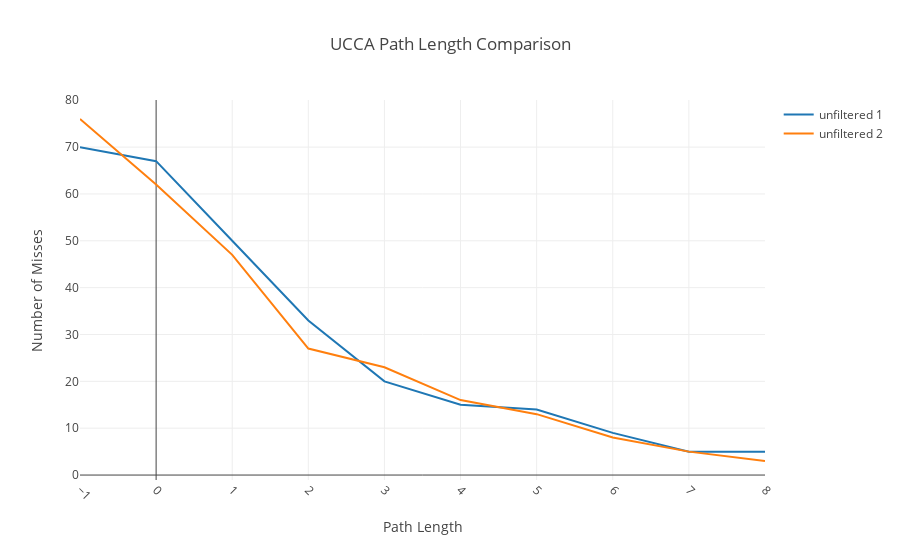

Notebook source saved alongside this figure:
### Code cell
scatter1 = go.Scatter(
        x=[i for i in range(-1,10)], 
        y=[filtered_only_misses_by_ucca_dict['total'].get(i, 0) for i in range(10)],
        mode='lines',
        name='unfiltered 1'
    )

scatter2= go.Scatter(
    x=[i for i in range(-1,10)], 
    y=[unfiltered_only_misses_by_ucca_dict['total'].get(i, 0) for i in range(10)],
    mode='lines',
    name='unfiltered 2'
)


layout = go.Layout(
    title='UCCA Path Length Comparison',
    xaxis_title="Path Length",
    yaxis_title="Number of Misses",        
    barmode='overlay',
    width=900,
    xaxis = go.layout.XAxis(
        tickangle = 45,
        automargin = True
        
    )
    
        
)

fig = go.Figure(data=[scatter1,scatter2], layout=layout)


fig.show()

### Figure 1 — Plotly figure (JSON) as saved in the notebook; plotly's stock layout.template omitted (floating-point values rounded to 4 significant figures)
{"data": [{"mode": "lines", "name": "unfiltered 1", "type": "scatter", "uid": "632b1218-29b8-45e4-bfbd-699be41155f3", "x": [-1, 0, 1, 2, 3, 4, 5, 6, 7, 8, 9], "y": [70, 67, 50, 33, 20, 15, 14, 9, 5, 5]}, {"mode": "lines", "name": "unfiltered 2", "type": "scatter", "uid": "0716cbb2-c028-46dd-b8b3-aaa95fb2d104", "x": [-1, 0, 1, 2, 3, 4, 5, 6, 7, 8, 9], "y": [76, 62, 47, 27, 23, 16, 13, 8, 5, 3]}], "layout": {"barmode": "overlay", "title": {"text": "UCCA Path Length Comparison"}, "width": 900, "xaxis": {"automargin": true, "tickangle": 45, "title": {"text": "Path Length"}}, "yaxis": {"title": {"text": "Number of Misses"}}}}
